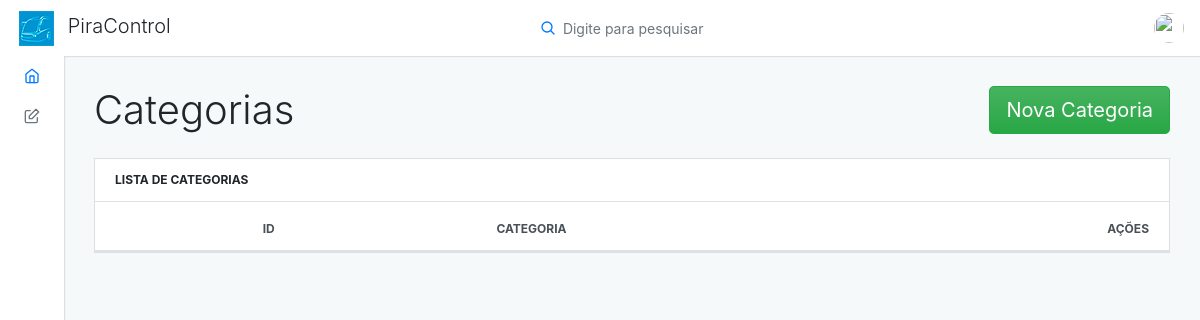
Page /front/categoria.php (signed in) on the earlier database version.
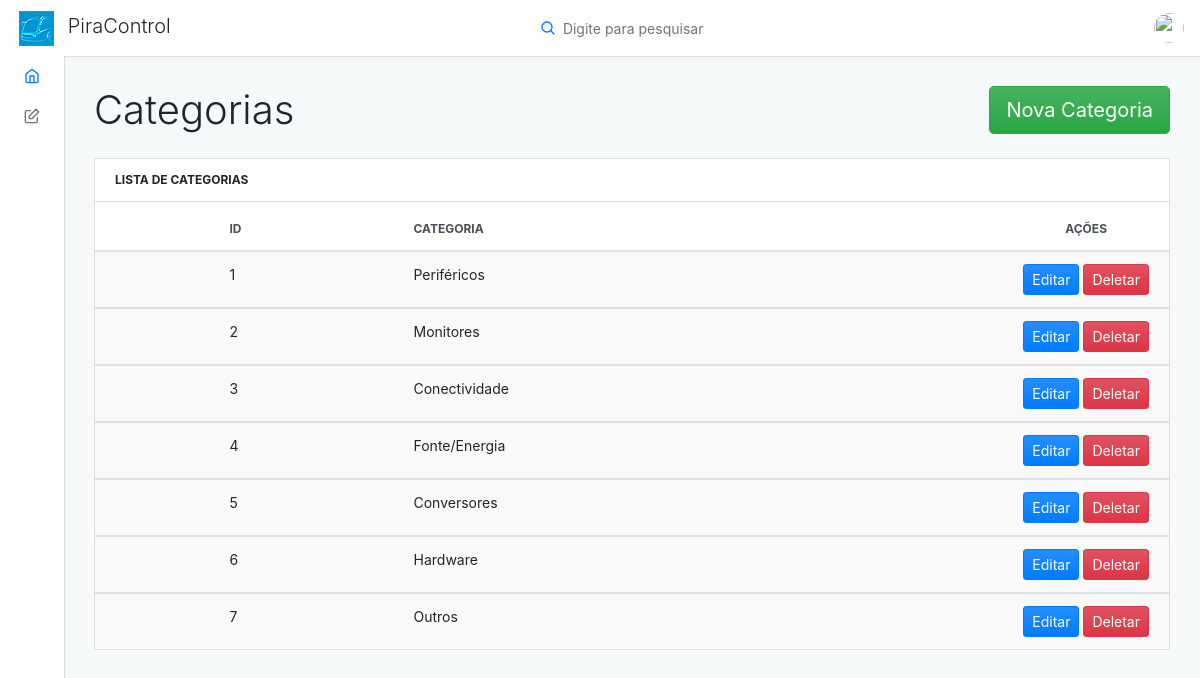
Same page on the later database version.
### tables this page shows
CREATE TABLE `categoria` (
  `id` int(11) NOT NULL,
  `nomeCategoria` varchar(60) NOT NULL
);

### front/classes/Conexao.php (called while the page is built, shortened)
<?php
class Conexao
{
	private $host;
	private $user;
	private $password;
	public function __construct() {
		$this->host = 'mysql:host=localhost;dbname=bd_pira_control';
		$this->user = 'root';
		$this->password = '';
	}
    public function conectar() {
    	try {
			$conn = new PDO(
							$this->host,
							$this->user,
							$this->password
						);
			return $conn;
		} catch (PDOException $e) {
			echo 'Erro na conexao. Erro reportado: ' . $e->getMessage();
			exit;
		}
    }
}

### front/classes/CategoriaDAO.php (called while the page is built, shortened)
<?php
require_once 'Model.php';
class CategoriaDAO extends Model
{
    public function __construct()
    {
        $this->class = 'Categoria';
        $this->tabela = 'categoria';
    }
    public function listaCategoria($condicao = '')
    {
        $query = "SELECT id, nomeCategoria FROM {$this->tabela}";
        $stmt = $this->db->prepare($query);
        $stmt->setFetchMode(PDO::FETCH_CLASS, $this->class);
        $stmt->execute();
        return $stmt->fetchAll();
    }
}

### front/classes/Model.php (called while the page is built, shortened)
<?php
    require 'Conexao.php';
    class Model {
        public function __construct()
        {
            $conexao = new Conexao();
            $this->db = $conexao->conectar();
        }
    }

### front/classes/Categoria.php (called while the page is built, shortened)
<?php
class Categoria {
    public function __get($atributo) {
        return $this->$atributo;
    }
}

### front/categoria.php (the view, shortened to what this page needs)
<?php
require_once 'layout/header.php';
require_once 'layout/menu.php';
?>
<?php
include_once 'classes/Categoria.php';
include_once 'classes/CategoriaDAO.php';
$categoriaDAO = new CategoriaDAO();
$categorias = $categoriaDAO->listaCategoria();
?>
<div class="adminx-content">
    <div class="adminx-main-content">
        <div class="container-fluid">
            <nav aria-label="breadcrumb" role="navigation" style="float: right;">
              <ol class="breadcrumb adminx-page-breadcrumb">
                <li ><a href="form_categoria" class="btn btn-lg btn-success" >Nova Categoria</a></li>
              </ol>
            </nav>
            <div class="pb-3">
                <h1>Categorias</h1>
            </div>
            <div class="row">
                <div class="col-lg-12">
                    <div class="card mb-grid">
                        <div class="card-header d-flex justify-content-between align-items-center">
                            <div class="card-header-title">Lista de Categorias</div>
                        </div>
                        <div class="table-responsive-md">
                            <table class="table table-actions table-striped table-hover mb-0">
                                <thead>
                                    <tr>
                                        <th scope="col">
                                            <label class="custom-control custom-checkbox m-0 p-0">
                                            </label>
                                        </th>
                                        <th scope="col">ID</th>
                                        <th scope="col">Categoria</th>
                                        <th scope="col" class="text-center">Ações</th>
                                    </tr>
                                </thead>
                                <?php foreach ($categorias as $categoria) { ?>
                                    <tbody>
                                        <tr>
                                            <th scope="row">
                                                <label class="custom-control custom-checkbox m-0 p-0">
                                                </label>
                                            </th>
                                            <td><?= $categoria->id ?></td>
                                            <td><?= $categoria->nomeCategoria ?></td>
                                            <td>
                                                <a class="btn btn-sm btn-primary" href="form_categoria.php?acao=editar&id=<?= $categoria->id ?>">Editar</a>
                                                <a class="btn btn-sm btn-danger" href="controles/controleCategoria.php?acao=deletar&id=<?= $categoria->id ?>">Deletar</a>
                                            </td>
                                        </tr>
                                    </tbody>
                                <?php } ?>
                            </table>
                        </div>
                    </div>
                </div>
            </div>
        </div>
    </div>
</div>
</div>
<?php
require_once 'layout/footer.php';
?>

### front/layout/header.php (shortened to what this page needs)
<!DOCTYPE html>
<html lang="en">
  <head>
    <link rel="stylesheet" type="text/css" href="./dist/css/style.css" media="screen" />
  </head>

### front/layout/menu.php (shortened to what this page needs)
<body>
  <div class="adminx-container">
    <nav class="navbar navbar-expand justify-content-between fixed-top">
      <a class="navbar-brand mb-0 h1 d-none d-md-block" href="inicio">
        <img src="./demo/img/logo.png" class=" d-inline-block align-top mr-2" alt="">
        PiraControl
      </a>
      <form class="form-inline form-quicksearch d-none d-md-block mx-auto">
        <div class="input-group">
          <div class="input-group-prepend">
            <div class="input-group-icon">
              <i data-feather="search"></i>
            </div>
          </div>
          <input type="text" class="form-control" id="search" placeholder="Digite para pesquisar">
        </div>
      </form>
      <ul class="navbar-nav d-flex justify-content-end mr-2">
        <li class="nav-item dropdown">
          <a class="nav-link avatar-with-name" id="navbarDropdownMenuLink" data-toggle="dropdown" href="#">
            <img src="https://s3.amazonaws.com/uifaces/faces/twitter/jsa/128.jpg" class="d-inline-block align-top" alt="">
          </a>
        </li>
      </ul>
    </nav>
    <div class="adminx-sidebar expand-hover push">
      <ul class="sidebar-nav">
        <li class="sidebar-nav-item">
          <a href="inicio" class="sidebar-nav-link active">
            <span class="sidebar-nav-icon">
              <i data-feather="home"></i>
            </span>
          </a>
        </li>
        <li class="sidebar-nav-item">
          <a class="sidebar-nav-link collapsed" data-toggle="collapse" href="#navForms" aria-expanded="false" aria-controls="navForms">
            <span class="sidebar-nav-icon">
              <i data-feather="edit"></i>
            </span>
          </a>
        </li>
        <li class="sidebar-nav-item">
          <a href="usuario" class="sidebar-nav-link">
          </a>
        </li>
        <li class="sidebar-nav-item">
          <a href="produto" class="sidebar-nav-link">
          </a>
        </li>
        <li class="sidebar-nav-item">
          <a href="categoria" class="sidebar-nav-link">
          </a>
        </li>
        <li class="sidebar-nav-item">
          <a href="ativo" class="sidebar-nav-link">
          </a>
        </li>
      </ul>
    </div>

### front/layout/footer.php (shortened to what this page needs)
</body>
</html>

Differences in the rows shown:
added categoria: id "1", nomeCategoria "Periféricos"
added categoria: id "2", nomeCategoria "Monitores"
added categoria: id "3", nomeCategoria "Conectividade"
added categoria: id "4", nomeCategoria "Fonte/Energia"
added categoria: id "5", nomeCategoria "Conversores"
added categoria: id "6", nomeCategoria "Hardware"
added categoria: id "7", nomeCategoria "Outros"
